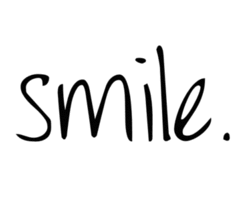
%> input picture Problem 3/s.jpg, 240 x 200 px
$ octave rightcorner-3d.m   (GNU Octave 9; MATLAB toolbox functions it lacks are replaced by stand-ins)
%> lines starting %> are read from the running program, lines starting %| are printed output that depends on the picture
%taking the bottom right corner of the grayscale image
A = imread('s.jpg');
%> A is the input picture: size 200x240 uint8; min 0, max 255, mean 236.1
A = imresize(A, [100 100]);
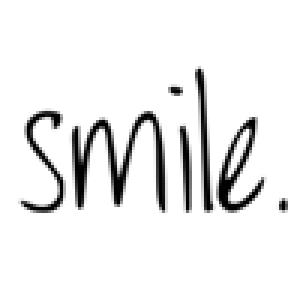
%> A: size 100x100 uint8 (shown 3 times larger); min 0, max 255, mean 236
imshow(A(end/2:end, end/2:end)); % shows the bottom half of the right side
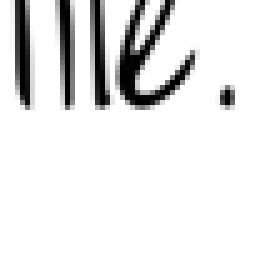
%> displayed picture: size 51x51, on the screen's scale of 0 to 255 (shown 5 times larger); min 0, max 255, mean 228.3
